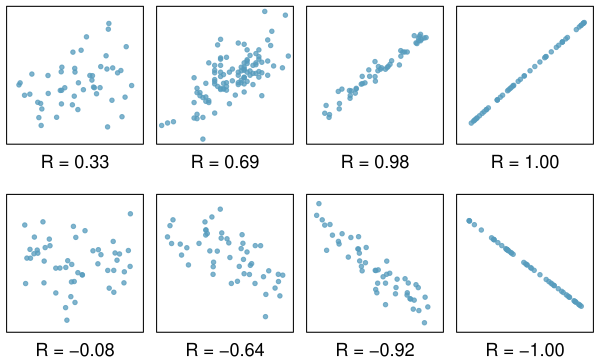

Here is the R script that generated this plot:
library(openintro)
data(COL)
data(possum)
source("CorrelationPlot.R")
set.seed(1)

n <- 50

myPDF('posNegCorPlots.pdf', 6, 3.6,
      mfrow = c(2, 4),
      mar = c(2.7, rep(0.5, 3)),
      mgp = c(1, 0, 0))


# _____ Line 1 _____ #
x <- c(runif(n[1] - 2, 0, 4), 2, 2.1)
y <- 0.8 * x + rnorm(n[1], sd = 5)
CorrelationPlot(x, y, xlim = c(-0.2, 4.2), ylim = c(-9, 17))

CorrelationPlot(possum$totalL, possum$headL)

x <- c(runif(n[1] - 2, 0, 4), 2, 2.1)
y <- 2 * x + rnorm(n[1], sd = 0.5)
CorrelationPlot(x, y, xlim = c(-0.2, 4.2), ylim = c(-2, 9.6))

x <- runif(n[1])
y <- x
y[y < -2] <- -1.5
CorrelationPlot(x, y, xlim = c(-0.03, 1.03), ylim = c(-.1, 1.1))


# _____ Line 2 _____ #
par(mar = c(2.1,0.5,1.1,0.5))

x <- c(runif(n[1]-2, 0, 4), 2, 2.1)
y <- -0.5 * x + rnorm(n[1], sd = 5)
CorrelationPlot(x, y, xlim = c(-0.2, 4.2), ylim = c(-17, 14))

x <- runif(n[1], -4.8, 4.8)
y <- -x + rnorm(n[1], sd = 3)
CorrelationPlot(x, y, xlim = c(-5.2, 5.2), ylim = c(-12, 10))

x <- runif(n[1])
y <- -9 * x + rnorm(n[1])
CorrelationPlot(x, y, xlim = c(-0.03, 1.03), ylim = c(-10, 2))

x <- runif(n[1])
y <- -x
y[y < -2] <- -1.5
CorrelationPlot(x, y, xlim = c(-0.03, 1.03), ylim = c(-1.2, .2))

dev.off()
